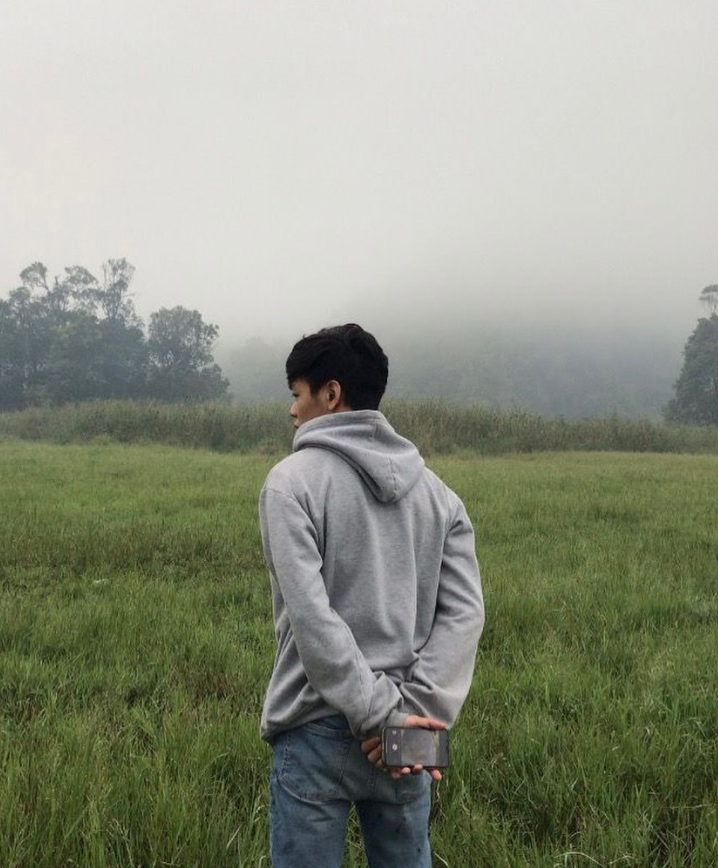
#> input picture real_image/real1.png, 718 x 868 px, found by its file name; its folder holds only this picture in this run
$ python noise_real.py
#> lines starting #> are read from the running program, lines starting #| are printed output that depends on the picture; long printed decimals are rounded
import os
import cv2  # OpenCV for image processing
import numpy as np

# Path to the folder containing the images
folder_path = "/home/ducanup01/projects/gaussian/real_image"  # Replace with your folder path

# Initialize a list to store noise scores
noise_scores = []

# Loop through all images
for i in range(1, 13):  # Assuming images are named ai1.jpg, ai2.jpg, ..., ai30.jpg
    image_path = os.path.join(folder_path, f"real{i}.png")  # Replace .jpg with the correct extension if needed
    # Read the image in grayscale mode
    image = cv2.imread(image_path, cv2.IMREAD_GRAYSCALE)
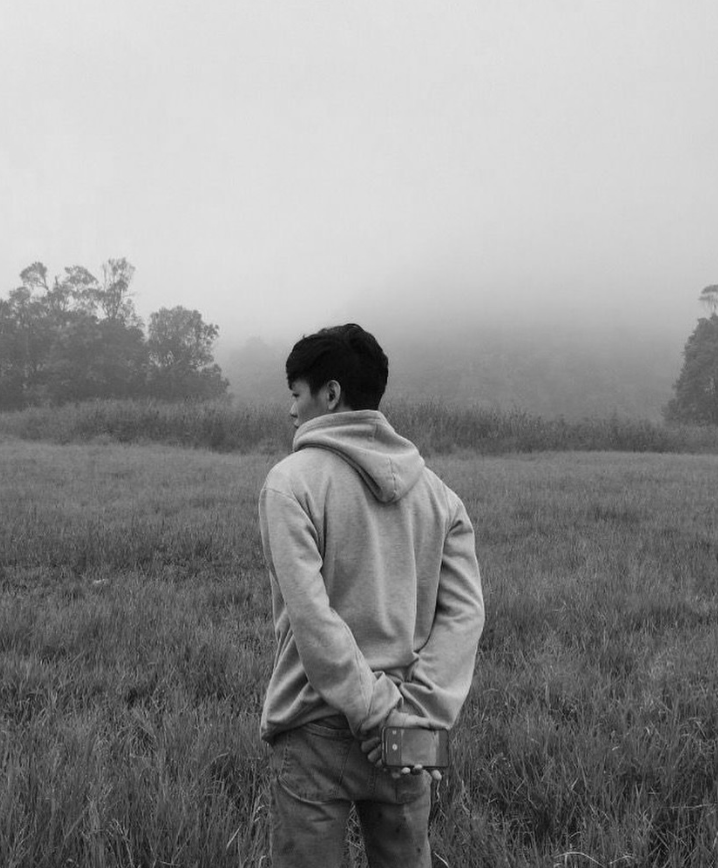
#> image: shape (868, 718); min 4, max 230, mean 141.5

    if image is None:
        print(f"Image real{i} could not be loaded. Skipping...")
        continue

    # Apply Gaussian blur to the image
    blurred_image = cv2.GaussianBlur(image, (5, 5), 0)  # You can adjust the kernel size (5,5) as needed

    # Subtract the blurred image from the original to get the noise
    noise_image = cv2.subtract(image, blurred_image)
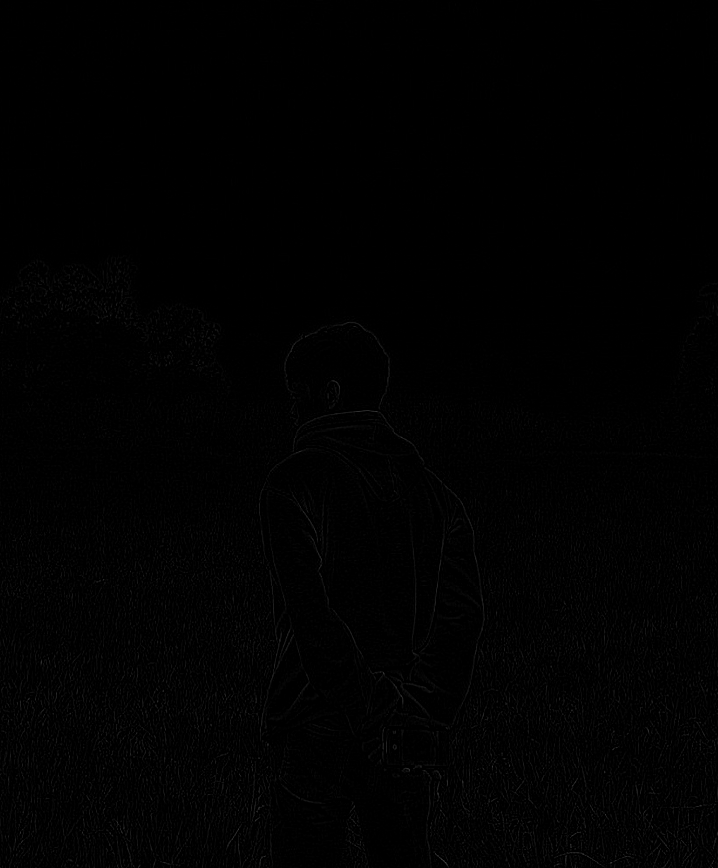
#> noise_image: shape (868, 718); min 0, max 64, mean 1.4

    # Calculate the noise score (variance of pixel values in the noise image)
    noise_score = np.var(noise_image)
#> noise_score = 10.93
    noise_scores.append(noise_score)

    print(f"Image real{i}: Noise Score = {noise_score}")
#| Image real1: Noise Score = 10.929

# Calculate mean and variance of the noise scores
if noise_scores:
    mean_noise = np.mean(noise_scores)
    variance_noise = np.var(noise_scores)
    print("\nOverall Results:")
    print(f"Mean Noise Score: {mean_noise}")
    print(f"Variance of Noise Scores: {variance_noise}")
else:
    print("No images were processed successfully.")
